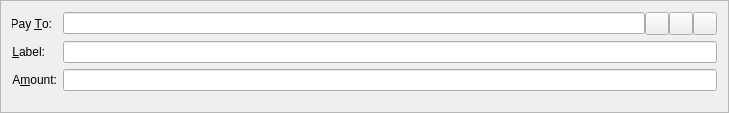
<?xml version="1.0" encoding="UTF-8"?>
<ui version="4.0">
 <class>SendCoinsEntry</class>
 <widget class="QFrame" name="SendCoinsEntry">
  <property name="geometry">
   <rect>
    <x>0</x>
    <y>0</y>
    <width>729</width>
    <height>113</height>
   </rect>
  </property>
  <property name="windowTitle">
   <string>Form</string>
  </property>
  <property name="frameShape">
   <enum>QFrame::StyledPanel</enum>
  </property>
  <property name="frameShadow">
   <enum>QFrame::Sunken</enum>
  </property>
  <layout class="QFormLayout" name="formLayout">
   <property name="fieldGrowthPolicy">
    <enum>QFormLayout::AllNonFixedFieldsGrow</enum>
   </property>
   <item row="0" column="0">
    <widget class="QLabel" name="label_2">
     <property name="text">
      <string>Pay &amp;To:</string>
     </property>
     <property name="alignment">
      <set>Qt::AlignRight|Qt::AlignTrailing|Qt::AlignVCenter</set>
     </property>
     <property name="buddy">
      <cstring>payTo</cstring>
     </property>
    </widget>
   </item>
   <item row="0" column="1">
    <layout class="QHBoxLayout" name="payToLayout">
     <property name="spacing">
      <number>0</number>
     </property>
     <item>
      <widget class="QValidatedLineEdit" name="payTo">
       <property name="toolTip">
        <string>The address to send the payment to  (e.g. RPZfz384ypzo4fZFgoRwCuBhKKP9sY4ZaX)</string>
       </property>
       <property name="maxLength">
        <number>34</number>
       </property>
      </widget>
     </item>
     <item>
      <widget class="QToolButton" name="addressBookButton">
       <property name="toolTip">
        <string>Choose address from address book</string>
       </property>
       <property name="text">
        <string/>
       </property>
       <property name="icon">
        <iconset resource="../bitcoin.qrc">
         <normaloff>:/icons/address-book</normaloff>:/icons/address-book</iconset>
       </property>
       <property name="shortcut">
        <string>Alt+A</string>
       </property>
      </widget>
     </item>
     <item>
      <widget class="QToolButton" name="pasteButton">
       <property name="toolTip">
        <string>Paste address from clipboard</string>
       </property>
       <property name="text">
        <string/>
       </property>
       <property name="icon">
        <iconset resource="../bitcoin.qrc">
         <normaloff>:/icons/editpaste</normaloff>:/icons/editpaste</iconset>
       </property>
       <property name="shortcut">
        <string>Alt+P</string>
       </property>
      </widget>
     </item>
     <item>
      <widget class="QToolButton" name="deleteButton">
       <property name="toolTip">
        <string>Remove this recipient</string>
       </property>
       <property name="text">
        <string/>
       </property>
       <property name="icon">
        <iconset resource="../bitcoin.qrc">
         <normaloff>:/icons/remove</normaloff>:/icons/remove</iconset>
       </property>
      </widget>
     </item>
    </layout>
   </item>
   <item row="1" column="0">
    <widget class="QLabel" name="label_4">
     <property name="text">
      <string>&amp;Label:</string>
     </property>
     <property name="alignment">
      <set>Qt::AlignRight|Qt::AlignTrailing|Qt::AlignVCenter</set>
     </property>
     <property name="buddy">
      <cstring>addAsLabel</cstring>
     </property>
    </widget>
   </item>
   <item row="1" column="1">
    <layout class="QHBoxLayout" name="horizontalLayout_2">
     <property name="spacing">
      <number>0</number>
     </property>
     <item>
      <widget class="QValidatedLineEdit" name="addAsLabel">
       <property name="enabled">
        <bool>true</bool>
       </property>
       <property name="toolTip">
        <string>Enter a label for this address to add it to your address book</string>
       </property>
      </widget>
     </item>
    </layout>
   </item>
   <item row="2" column="0">
    <widget class="QLabel" name="label">
     <property name="text">
      <string>A&amp;mount:</string>
     </property>
     <property name="alignment">
      <set>Qt::AlignRight|Qt::AlignTrailing|Qt::AlignVCenter</set>
     </property>
     <property name="buddy">
      <cstring>payAmount</cstring>
     </property>
    </widget>
   </item>
   <item row="2" column="1">
    <widget class="BitcoinAmountField" name="payAmount"/>
   </item>
  </layout>
 </widget>
 <customwidgets>
  <customwidget>
   <class>QValidatedLineEdit</class>
   <extends>QLineEdit</extends>
   <header>qvalidatedlineedit.h</header>
  </customwidget>
  <customwidget>
   <class>BitcoinAmountField</class>
   <extends>QLineEdit</extends>
   <header>bitcoinamountfield.h</header>
   <container>1</container>
  </customwidget>
 </customwidgets>
 <resources>
  <include location="../bitcoin.qrc"/>
 </resources>
 <connections/>
</ui>
